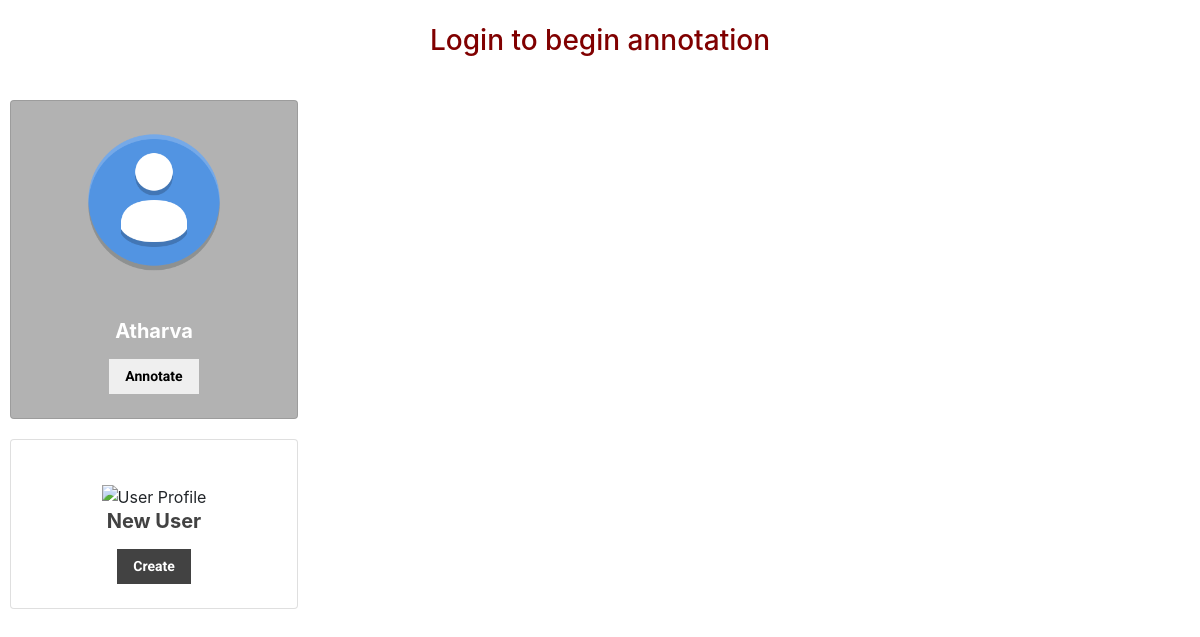
/, run on an earlier commit of the app's database.
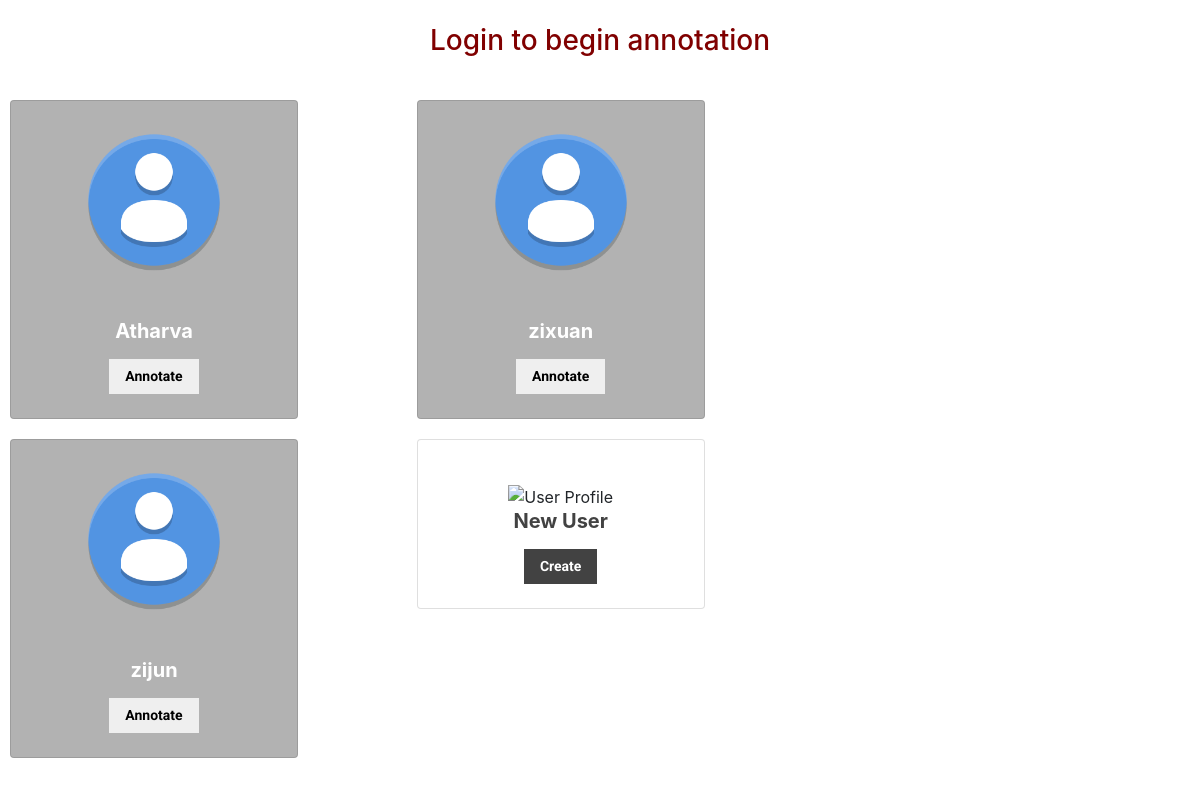
And on a later commit of the database.
### tables this page shows
CREATE TABLE users (id INTEGER PRIMARY KEY AUTOINCREMENT, username TEXT NOT NULL UNIQUE, email TEXT, password TEXT);

### server.py (the view)
@app.route('/',methods=['GET','POST'])
def index():
    db = Database("data.sqlite")
    db.addTable("users",
                id="INTEGER PRIMARY KEY AUTOINCREMENT",
                username="text NOT NULL UNIQUE",
                email="text",
                password="text")
    USERS = db.allTableColumns("users").get("username",[])
    db.close()
    return render_template("index.html", USERS=USERS)

### backend/database.py (called while the page is built)
    def execute(self, query):
        self.cursor.execute(query)
        return self.cursor.fetchall()

    def addTable(self, table_name, **fields):
        query = f"CREATE TABLE IF NOT EXISTS {table_name} "
        predicate = "("+", ".join([f"{k} {v.upper()}" for k,v in fields.items()])+");"
        self.execute(query+predicate)
        self.db.commit()

    def allTables(self):
        tables = self.execute("SELECT name FROM sqlite_master WHERE type='table';")
        table_dict = {}
        for table in tables:
            table_dict[table["name"]] = table
        return table_dict

    def allTableRows(self, table_name):
        rows = self.execute(f"SELECT * FROM {table_name}")
        records = []
        for row in rows:
            records.append(dict(row))
        return records

    def allTableColumns(self, table_name):
        import sqlite3
        import pandas as pd
        try:
            rows = self.allTableRows(table_name)
            columns = {}
            df = pd.DataFrame(rows)
            for column in df:
                columns[column] = list(df[column])
        except sqlite3.OperationalError:
            return {}
        return columns

    def allTableNames(self):
        return list(self.tables.keys())

    def close(self):
        self.db.close()

### server.py (called while the page is built)
@app.teardown_appcontext
def close(error):
    pass

### templates/index.html (shortened to what this page needs)
<!DOCTYPE html>
<html lang="en">
    <head>
        <link rel="stylesheet" href="{{ url_for('static',filename='css/index.css') }}" />
        <link rel="stylesheet" href="{{ url_for('static',filename='css/template.css') }}" />
        <link rel="stylesheet" href="https://maxcdn.bootstrapcdn.com/bootstrap/4.0.0/css/bootstrap.min.css">
    </head>
    <body>
        <header>
            <br>
            <h3 style="text-align: center; color: maroon;">Login to begin annotation</h3>
            <br>
        </header>
        <div class="card-columns">
            {%for user in USERS%}
                <div class="card" style="width: 18rem; text-align: center; margin: 10px; background-color: #b2b2b2;">
                    <br>
                    <div style="margin-left: auto; margin-right: auto;">
                        <img src="{{ url_for('static',filename='avatar.png') }}" alt="User Profile" width="150px">
                    </div>
                    <br>
                    <div class="card-body">
                    <h5 class="card-title" style="color: white; font-weight: bold;">{{ user }}</h5>
                    <button onclick="window.location.href='/login?user={{ user }}'" class="button">Annotate</button>
                    </div>
                </div>
            {% endfor %}
            <div class="card" style="width: 18rem; text-align: center; margin: 10px; background-color: #fff;">
                <br>
                <div class="card-body">
                    <div style="margin-left: auto; margin-right: auto;">
                        <img src="https://cdn.dribbble.com/users/2026891/screenshots/5620975/dribbble-2.png" alt="User Profile" width="250px">
                    </div>
                    <h5 class="card-title" style="color: #424242; font-weight: bold;">New User</h5>
                    <button onclick="window.location.href='/register'" class="button_dark">Create</button>
                </div>
            </div>
        </div>
    </body>
</html>

### static/css/template.css (style rules this page uses)
.button { border: none; padding: 7px 16px; text-align: center; text-decoration: none; display: inline-block; font-size: 14px; margin: 4px 2px; font-family: 'Roboto'; font-weight: bold; cursor: pointer; }
.button_dark { border: none; padding: 7px 16px; text-align: center; text-decoration: none; display: inline-block; font-size: 14px; margin: 4px 2px; background-color: #424242; color: #fff; font-family: 'Roboto'; font-weight: bold; cursor: pointer; }

What changed in the data, as far as the page shows it:
added users: username "zijun"
added users: username "zixuan"
